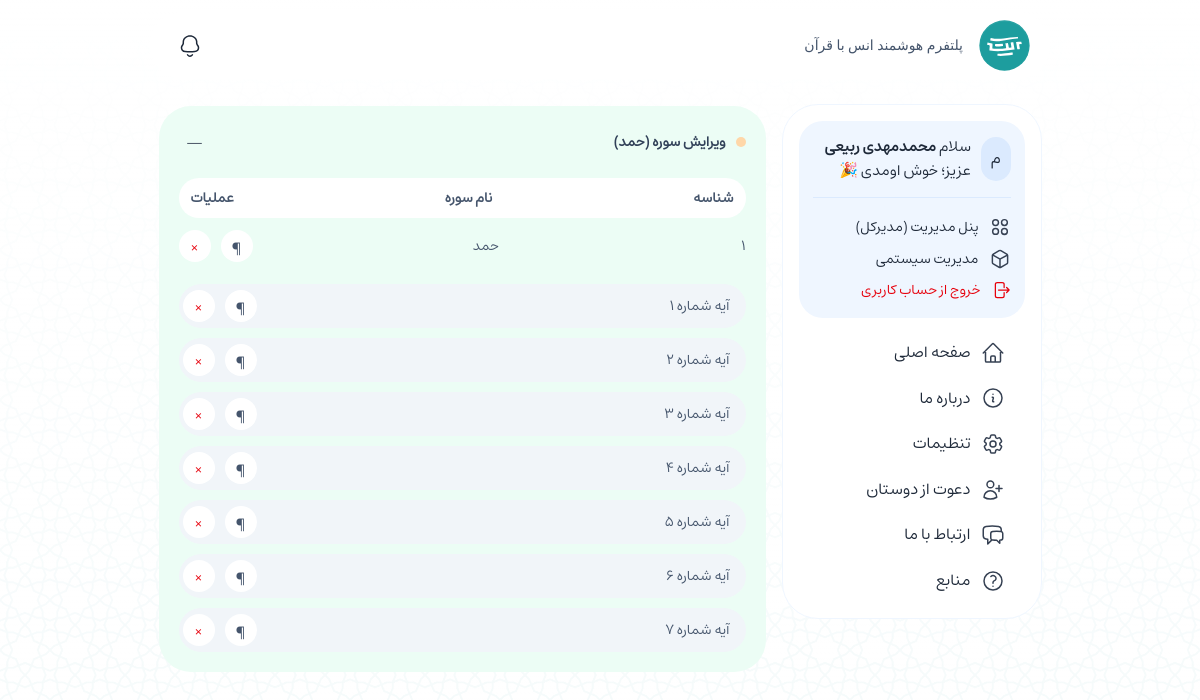
Page /panel/admin/quran/1/ (signed in) on the committed database.
### authentication/models.py (models this page shows, shortened)
class CustomeUser(AbstractUser):
    ROLE_USERS = [
        ('admin', 'admin'),
        ('cultural_admin', 'cultural_admin'),
        ('student', 'student')
    ]
    EDUCATIONAL_LEVELS = [
        ('دیپلم', 'دیپلم'),
        ('فوق دیپلم', 'فوق دیپلم'),
        ('لیسانس', 'لیسانس'),
        ('فوق لیسانس', 'فوق لیسانس'),
        ('دکترا', 'دکترا'),
        ('سایر', 'سایر'),
    ]
    first_name = None
    last_name = None
    groups = None
    user_permissions = None
    date_joined = None
    last_login = None
    username = models.CharField(max_length=200, verbose_name='username')
    phone = models.CharField(max_length=11, verbose_name='phone', unique=True, error_messages={'unique': 'یک کاربر با این شماره وجود دارد.'})
    national_code = models.CharField(max_length=10, verbose_name='national code', unique=True, error_messages={'unique': 'این کدملی قبلاً استفاده شده است.'}, null=True, blank=True)
    student_code = models.CharField(max_length=14, verbose_name='student code', unique=True, error_messages={'unique': 'این شماره دانشجویی قبلاً استفاده شده است.'}, null=True, blank=True)
    field_student = models.CharField(max_length=50, verbose_name='field student', null=True, blank=True)
    educational_level = models.CharField(max_length=50, choices=EDUCATIONAL_LEVELS, verbose_name='educational level', null=True, blank=True)
    university_id = models.ForeignKey('panel.Universities', on_delete=models.CASCADE, verbose_name='university id', null=True, blank=True)
    role = models.CharField(max_length=50, choices=ROLE_USERS, default=ROLE_USERS[2], verbose_name='role')
    total_points = models.BigIntegerField(verbose_name='total_points', default=0, null=True, blank=True)
    bale_chat_id = models.CharField(max_length=30, verbose_name='bale_chat_id', unique=True, blank=True, null=True)
    created_at = models.CharField(max_length=50, default=JalaliDateTime.now().strftime('%Y-%m-%d %H:%M'), verbose_name='created at')
    USERNAME_FIELD = 'phone'
    REQUIRED_FIELDS = ['username', 'password']

### core/models.py (models this page shows, shortened)
class Surahs(models.Model):
    id = models.BigAutoField(auto_created=True, primary_key=True, serialize=False, verbose_name='ID')
    name_ar = models.CharField(max_length=100, verbose_name='name arabic')
    name_fa = models.CharField(max_length=100, verbose_name='name farsi')
    total_ayah = models.BigIntegerField(verbose_name='total ayah')
    reciter_name = models.CharField(max_length=200, verbose_name='reciter name', null=True, blank=True)
    audio_url = models.URLField(verbose_name='audio url', null=True, blank=True, unique=True)

class Ayahs(models.Model):
    id = models.BigAutoField(auto_created=True, primary_key=True, serialize=False, verbose_name='ID')
    surah_id = models.ForeignKey(Surahs, on_delete=models.CASCADE, verbose_name='surah id')
    ayah_number = models.BigIntegerField(verbose_name='ayah number')
    text_ar = FroalaField(verbose_name='text arabic')
    text_fa = FroalaField(verbose_name='text farsi')
    category_content_id = models.ForeignKey(CategoriesContent, on_delete=models.CASCADE, verbose_name='category content id', null=True, blank=True)

### panel/views.py (the view)
# urls.py: path('admin/quran/<int:id>/', view=views.panel_quran, name='panel_quran'),
def panel_quran(request, id):
    if request.user.is_authenticated:
        if request.user.role == 'admin':
            if get_object_or_404(Surahs, id=id):
                return render(request, template_name='pages/panel/core/admin/quran/index.html', context={'surah': Surahs.objects.filter(id=id).first(), 'ayahs': Ayahs.objects.filter(surah_id=id).all(), 'categories_content': CategoriesContent.objects.all()})
        else:
            return redirect(request.META.get('HTTP_REFERER', '/'))
    else:
        return redirect(request.META.get('HTTP_REFERER', '/'))

### core/context_processors.py (called while the page is built)
def app_version(request):
    return {'APP_VERSION': '1.0.1'}

def university_list(request):
    if request.user.is_authenticated:
        data = Universities.objects.defer('id', 'university_name', 'is_verified').all()
        return {'university_list': data}
    else:
        return {'university_list': []}

def user_total_points(request):
    if request.user.is_authenticated:
        if request.user.role == 'cultural_admin' or request.user.role == 'student':
            sum_total_points_uni = UserPoints.objects.filter(user_id__university_id=request.user.university_id).defer('point').aggregate(Sum('point'))['point__sum'] or 0
            return {'total_points_uni': sum_total_points_uni}
        else:
            if request.user.university_id:
                sum_total_points = UserPoints.objects.filter(user_id=request.user).aggregate(Sum('point'))['point__sum'] or 0
                CustomeUser.objects.filter(id=request.user.id).update(total_points=sum_total_points)
            return {'total_points_user': []}
    else:
        return {'user_total_points': []}

### templates/pages/panel/core/admin/quran/index.html (shortened to what this page needs)
{% extends '../../../../../core/_base.html' %}
{% load static %}
{% block body %}
    {% include '../../../../../core/_navbar.html' %}
    {% include '../../../../../core/_sidebar.html' %}
    {% include './core/_index_content.html' %}
{% endblock body %}

### templates/core/_sidebar.html (shortened to what this page needs)
{% load static %}
<div class="overlay-nav max-[965px]:bg-black/60 max-[965px]:fixed max-[965px]:inset-0 max-[965px]:w-full max-[965px]:h-full max-[965px]:hidden max-[965px]:z-10 transition-all" id="navOverlay">
    <div class="nav flex flex-col gap-1 p-4 h-fit w-65 max-[965px]:h-full! max-[965px]:w-75 min-[965px]:mt-26 bg-white border max-[965px]:border-none border-blue-50 min-[965px]:rounded-[36px] z-50 min-[965px]:z-0 min-[965px]:sticky min-[965px]:top-26 min-[965px]:mb-2.5 text-gray-800 overflow-auto transition-all" id="nav">
        <div class="w-full flex flex-col gap-1">
            {% if request.user.is_authenticated %}
                {% if request.user.username|lower|slice:1 == "a" or request.user.username|lower|slice:1 == "b" or request.user.username|lower|slice:1 == "c" or request.user.username|lower|slice:1 == "d" or request.user.username|slice:1 == "ا" or request.user.username|slice:1 == "آ" or request.user.username|slice:1 == "ب" or request.user.username|slice:1 == "پ" or request.user.username|slice:1 == "ت" or request.user.username|slice:1 == "م" %}
                    <div class="w-full flex flex-col gap-2 p-3.5 mb-2.5 bg-blue-50 rounded-3xl">
                        <a href="/panel" draggable="false">
                            <div class="flex items-center gap-2.5">
                                <li class="w-10 h-11 px-2 bg-blue-100 rounded-full flex items-center justify-center list-none">{{ request.user.username | slice:1 }}</li>
                                <div class="flex flex-col gap-1.5">
                                    <p class="text-[15px]">سلام <span class="font-semibold">{{ request.user.username | truncatechars:16 }}</span> عزیز<span class="max-[965px]:hidden">؛ خوش اومدی 🎉</span></p>
                                </div>
                            </div>
                        </a>
                        <hr class="border-blue-100 my-1.5 w-full">
                        <div class="flex flex-col gap-2.5 text-sm py-1 h-auto max-h-50 overflow-y-auto">
                            {% if request.user.role == 'admin' %}
                                <a href="/panel" class="flex items-center gap-2.5" draggable="false">
                                    <span>پنل مدیریت (مدیرکل)</span>
                                </a>
                                <a href="/manage" class="flex items-center gap-2.5" draggable="false">
                                    <span>مدیریت سیستمی</span>
                                </a>
                                <a href="/signout" class="flex items-center gap-2.5 text-red-600" draggable="false">
                                    <span>خروج از حساب کاربری</span>
                                </a>
                            {% endif %}
                        </div>
                    </div>
                {% endif %}
            {% endif %}
        </div>
        {% include 'core/_nav_items.html' %}
    </div>
</div>

### templates/pages/panel/core/admin/quran/core/_index_content.html (shortened to what this page needs)
{% load static %}
<div class="panel content-nav-minimize flex flex-col gap-2.5 overflow-auto pt-4 w-full min-[965px]:w-[calc(93%-230px)] min-[1300px]:w-[calc(100%-230px)] mt-22.5 max-[965px]:mt-18.75 rounded-[36px] transition-all">
    {% if request.user.role == 'admin' %}
        <div class="flex flex-col gap-4">
            <details open class="bg-emerald-50 rounded-4xl p-5 flex flex-col overflow-auto transition-all">
                <summary class="list-none outline-none flex items-center justify-between gap-2.5 text-slate-700 sticky right-0 cursor-pointer">
                    <span class="flex items-center gap-2.5">
                        <span class="bg-orange-200 rounded-full size-2.5" style="content: '';"></span>
                        <span class="font-bold text-sm">ویرایش سوره ({{ surah.name_fa }})</span>
                    </span>
                    <span class="text-gray-600 flex items-center justify-center size-8 pt-1">—</span>
                </summary>
                <div class="w-full text-slate-600 text-sm flex flex-col gap-2.5">
                    <div class="flex items-center justify-between gap-2.5 px-3 bg-white rounded-full sticky top-0">
                        <p class="py-2.5 font-semibold">شناسه</p>
                        <p class="py-2.5 font-semibold">نام سوره</p>
                        <p class="py-2.5 font-semibold pr-2.5">عملیات</p>
                    </div>
                    <details open class="flex flex-col gap-2.5">
                        <summary class="flex items-center justify-between gap-2.5 outline-none">
                            <p class="w-full py-0.5 cursor-pointer">{{ surah.id }}</p>
                            <p class="w-full py-0.5 cursor-pointer">{{ surah.name_fa }}</p>
                            <div class="flex items-center gap-2.5">
                                <a href="javascript:modal('modalPanelQuranSurahInfo');"><p class="py-0.5"><button class="bg-white rounded-full flex items-center justify-center size-8 pt-1 cursor-pointer" title="ویرایش سوره">¶</button></p></a>
                                <form action="{% url 'panel_surah_delete' id=surah.id %}" method="post">
                                    <p class="py-0.5"><button type="submit" class="bg-white text-red-600 rounded-full flex items-center justify-center size-8 pt-1 cursor-pointer" title="حذف سوره">×</button></p>
                                </form>
                            </div>
                        </summary>
                        {% for j in ayahs %}
                            {% if surah.id == j.surah_id.id %}
                                <div class="bg-slate-100 py-1 pl-1 pr-4 mt-2.5 rounded-full flex items-center justify-between gap-2.5">
                                    <a href="javascript:modal('modalPanelQuranAyahInfo{{ j.ayah_number }}');" class="w-full"><span>آیه شماره {{ j.ayah_number }}</span></a>
                                    <div class="flex items-center gap-2.5">
                                        <a href="javascript:modal('modalPanelQuranAyahInfo{{ j.ayah_number }}');"><button class="bg-white rounded-full flex items-center justify-center size-8 pt-1 cursor-pointer" title="ویرایش آیه">¶</button></a>
                                        <form action="{% url 'panel_ayah_delete' surah_id=j.surah_id.id id=j.ayah_number %}" method="post">
                                            <p class="py-0.5"><button type="submit" class="bg-white text-red-600 rounded-full flex items-center justify-center size-8 pt-1 cursor-pointer" title="حذف آیه">×</button></p>
                                        </form>
                                    </div>
                                </div>
                            {% endif %}
                        {% endfor %}
                    </details>
                </div>
            </details>
        </div>
    {% endif %}
    <div class="pb-4"></div>
</div>

### rows in the picture
CustomeUser: user.username "م", user.username "محمدمهدی ربیعی"
Surahs: name_fa "حمد", id "1"
Ayahs: ayah_number "1"
Ayahs: ayah_number "2"
Ayahs: ayah_number "3"
Ayahs: ayah_number "4"
Ayahs: ayah_number "5"
Ayahs: ayah_number "6"
Ayahs: ayah_number "7"
